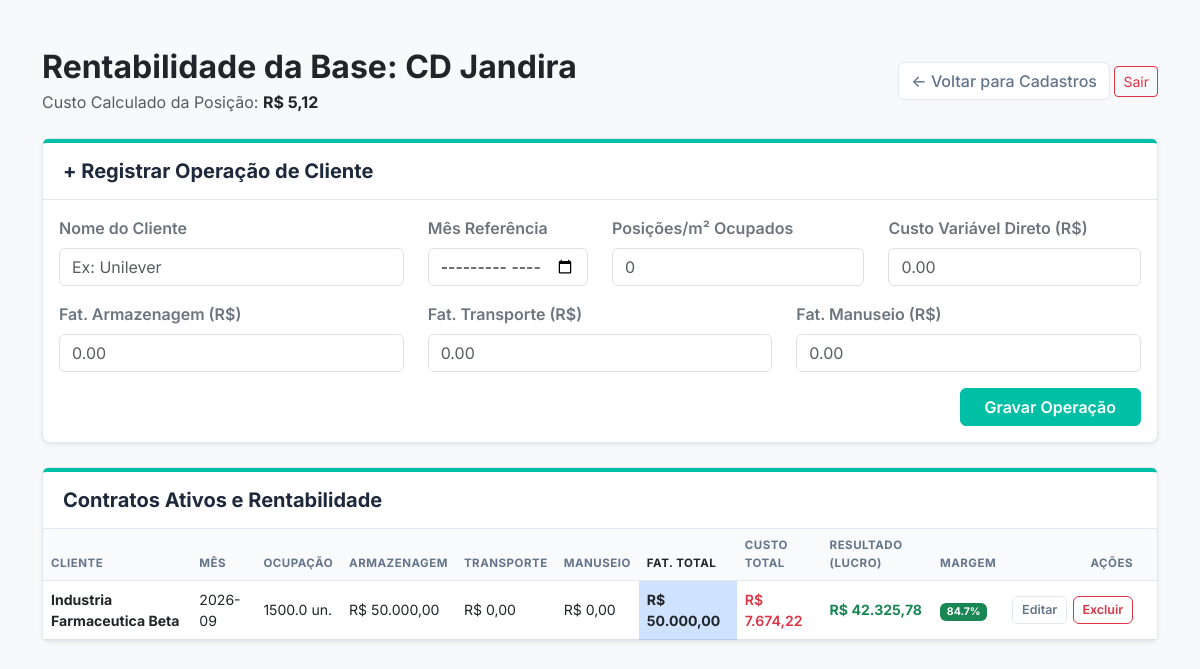
The page /rentabilidade/1 (signed in) on the database its author committed.
### app.py (models this page shows)
class CentroDistribuicao(db.Model):
    id = db.Column(db.Integer, primary_key=True)
    empresa_id = db.Column(db.Integer, db.ForeignKey('empresa.id'), nullable=False)
    nome = db.Column(db.String(100), nullable=False)
    metragem = db.Column(db.Float, nullable=False)
    capacidade_paletes = db.Column(db.Integer, nullable=False)

class OperacaoCliente(db.Model):
    id = db.Column(db.Integer, primary_key=True)
    cd_id = db.Column(db.Integer, db.ForeignKey('centro_distribuicao.id'), nullable=False)
    mes_referencia = db.Column(db.String(7), nullable=False, default="2026-09") # Garantindo a existência da coluna
    cliente_nome = db.Column(db.String(100), nullable=False)
    paletes_ocupados = db.Column(db.Float, nullable=False)
    fat_armazenagem = db.Column(db.Float, default=0.0)
    fat_transporte = db.Column(db.Float, default=0.0)
    fat_manuseio = db.Column(db.Float, default=0.0)
    custo_variavel = db.Column(db.Float, nullable=False)
    @property
    def faturamento(self):
        return self.fat_armazenagem + self.fat_transporte + self.fat_manuseio

### app.py (the view, shortened to what this page needs)
@app.route('/rentabilidade/<int:cd_id>', methods=['GET', 'POST'])
@login_required
@requer_plano('Premium')
def rentabilidade_clientes(cd_id):
    cd_atual = CentroDistribuicao.query.get_or_404(cd_id)
    custos_cd = CustoCD.query.filter_by(cd_id=cd_id).all()
    total_fixo = 0
    total_variavel_cd = 0
    for c in custos_cd:
        if c.tipo_custo == 'Fixo':
            total_fixo += c.valor
        elif c.tipo_custo in ['Variável', 'Variavel']:
            total_variavel_cd += c.valor
    divisor = cd_atual.capacidade_paletes if cd_atual.capacidade_paletes > 0 else cd_atual.metragem
    custo_posicao = (total_fixo + total_variavel_cd) / divisor if divisor > 0 else 0
    operacoes_banco = OperacaoCliente.query.filter_by(cd_id=cd_id).all()
    lista_resultados = [] # Caixa vazia para guardarmos os resultados finais
    for op in operacoes_banco:
        custo_do_cliente = (op.paletes_ocupados * custo_posicao) + op.custo_variavel
        lucro_real = op.faturamento - custo_do_cliente
        margem_percentual = (lucro_real / op.faturamento) * 100 if op.faturamento > 0 else 0
        lista_resultados.append({
            'id': op.id,
            'nome': op.cliente_nome,
            'mes': op.mes_referencia,
            'fat_arm': op.fat_armazenagem,      # GAVETA 1: Receita de Armazenagem
            'fat_trans': op.fat_transporte,    # GAVETA 2: Receita de Frete
            'fat_man': op.fat_manuseio,        # GAVETA 3: Receita de Handling
            'faturamento': op.faturamento,      # GAVETA TOTAL: Soma calculada pela @property
            'paletes': op.paletes_ocupados,
            'custo': custo_do_cliente,
            'lucro': lucro_real,
            'margem': margem_percentual
        })
    return render_template('rentabilidade.html', cd=cd_atual, custo_posicao=custo_posicao, resultados=lista_resultados)

### app.py (called while the page is built)
@app.template_filter('moeda_br')
def formato_moeda_br(valor):
    valor_formatado = f"{valor:,.2f}"
    valor_formatado = valor_formatado.replace(',', 'X').replace('.', ',').replace('X', '.')
    return valor_formatado

### auth.py (called while the page is built, shortened)
def inicializar_auth(app, db, login_manager):
    global UsuarioModel
    class Usuario(UserMixin, db.Model):
        __tablename__ = 'usuario'
        id = db.Column(db.Integer, primary_key=True)
        empresa_id = db.Column(db.Integer, db.ForeignKey('empresa.id'), nullable=False)
        id = db.Column(db.Integer, primary_key=True)
        email = db.Column(db.String(120), unique=True, nullable=False)
        nome = db.Column(db.String(100), nullable=False)
        senha_hash = db.Column(db.String(256), nullable=False)
    UsuarioModel = Usuario
    @login_manager.user_loader
    def carregar_usuario(user_id):
        return UsuarioModel.query.get(int(user_id))
    return UsuarioModel

### templates/rentabilidade.html (shortened to what this page needs)
<!DOCTYPE html>
<html lang="pt-br">
  <head>
    <link
      href="https://cdn.jsdelivr.net/npm/bootstrap@5.3.0/dist/css/bootstrap.min.css"
      rel="stylesheet"
    />
    <link
      rel="stylesheet"
      href="{{ url_for('static', filename='css/style.css') }}"
    />
  </head>
  <body class="bg-light">
    <div class="container mt-5 mb-5">
      <div class="d-flex justify-content-between align-items-center mb-4">
        <div>
          <h2 class="fw-bold text-dark mb-1">
            Rentabilidade da Base: {{ cd.nome }}
          </h2>
          <span class="text-muted"
            >Custo Calculado da Posição:
            <strong class="text-dark"
              >R$ {{ custo_posicao | moeda_br }}</strong
            ></span
          >
        </div>
        <div>
          <a href="/cadastro" class="btn btn-outline-secundaria"
            >← Voltar para Cadastros</a
          >
          <a
            href="{{ url_for('auth.logout') }}"
            class="btn btn-outline-danger btn-sm"
          >
            Sair
          </a>
        </div>
      </div>
      <div class="card shadow-sm mb-4">
        <div class="card-header card-header-clean">
          <h5>+ Registrar Operação de Cliente</h5>
        </div>
        <div class="card-body">
          <form method="POST">
            <div class="row">
              <div class="col-md-4 mb-3">
                <label class="form-label fw-semibold text-secondary"
                  >Nome do Cliente</label
                >
                <input
                  type="text"
                  class="form-control"
                  name="nome_cliente"
                  placeholder="Ex: Unilever"
                  required
                />
              </div>
              <div class="col-md-2 mb-3">
                <label class="form-label fw-semibold text-secondary"
                  >Mês Referência</label
                >
                <input
                  type="month"
                  class="form-control"
                  name="mes_ref"
                  required
                />
              </div>
              <div class="col-md-3 mb-3">
                <label class="form-label fw-semibold text-secondary"
                  >Posições/m² Ocupados</label
                >
                <input
                  type="number"
                  step="0.1"
                  class="form-control"
                  name="paletes_ocupados"
                  placeholder="0"
                  required
                />
              </div>
              <div class="col-md-3 mb-3">
                <label class="form-label fw-semibold text-secondary"
                  >Custo Variável Direto (R$)</label
                >
                <input
                  type="number"
                  step="0.01"
                  class="form-control"
                  name="custo_variavel"
                  placeholder="0.00"
                  required
                />
              </div>
            </div>
            <div class="row">
              <div class="col-md-4 mb-3">
                <label class="form-label fw-semibold text-secondary"
                  >Fat. Armazenagem (R$)</label
                >
                <input
                  type="number"
                  step="0.01"
                  class="form-control"
                  name="fat_armazenagem"
                  placeholder="0.00"
                  required
                />
              </div>
              <div class="col-md-4 mb-3">
                <label class="form-label fw-semibold text-secondary"
                  >Fat. Transporte (R$)</label
                >
                <input
                  type="number"
                  step="0.01"
                  class="form-control"
                  name="fat_transporte"
                  placeholder="0.00"
                  required
                />
              </div>
              <div class="col-md-4 mb-3">
                <label class="form-label fw-semibold text-secondary"
                  >Fat. Manuseio (R$)</label
                >
                <input
                  type="number"
                  step="0.01"
                  class="form-control"
                  name="fat_manuseio"
                  placeholder="0.00"
                  required
                />
              </div>
            </div>
            <div class="d-flex justify-content-end">
              <button type="submit" class="btn btn-empresa px-4">
                Gravar Operação
              </button>
            </div>
          </form>
        </div>
      </div>
      <div class="card shadow-sm">
        <div class="card-header card-header-clean">
          <h5>Contratos Ativos e Rentabilidade</h5>
        </div>
        <div class="card-body p-0">
          <div class="table-responsive">
            <table class="table table-hover align-middle mb-0">
              <thead>
                <tr>
                  <th>Cliente</th>
                  <th>Mês</th>
                  <th>Ocupação</th>
                  <th>Armazenagem</th>
                  <th>Transporte</th>
                  <th>Manuseio</th>
                  <th class="table-primary text-dark">Fat. Total</th>
                  <th>Custo Total</th>
                  <th>Resultado (Lucro)</th>
                  <th>Margem</th>
                  <th class="text-end" style="padding-right: 1.5rem">Ações</th>
                </tr>
              </thead>
              <tbody>
                {% for item in resultados %}
                <tr>
                  <td><strong class="text-dark">{{ item.nome }}</strong></td>
                  <td>{{ item.mes }}</td>
                  <td>{{ item.paletes }} un.</td>
                  <td>R$ {{ item.fat_arm | moeda_br }}</td>
                  <td>R$ {{ item.fat_trans | moeda_br }}</td>
                  <td>R$ {{ item.fat_man | moeda_br }}</td>
                  <td class="table-primary text-dark fw-bold">
                    R$ {{ item.faturamento | moeda_br }}
                  </td>
                  <td class="text-danger fw-semibold">
                    R$ {{ item.custo | moeda_br }}
                  </td>
                  <td
                    class="fw-bold {% if item.lucro >= 0 %}text-success{% else %}text-danger{% endif %}"
                  >
                    R$ {{ item.lucro | moeda_br }}
                  </td>
                  <td>
                    {% if item.margem >= 20 %}
                    <span class="badge bg-success"
                      >{{ "%.1f"|format(item.margem) }}%</span
                    >
                    {% elif item.margem > 0 %}
                    <span class="badge bg-warning text-dark"
                      >{{ "%.1f"|format(item.margem) }}%</span
                    >
                    {% else %}
                    <span class="badge bg-danger"
                      >{{ "%.1f"|format(item.margem) }}%</span
                    >
                    {% endif %}
                  </td>
                  <td class="text-end" style="padding-right: 1.5rem">
                    <div class="acoes-tabela">
                      <a
                        href="{{ url_for('editar_cliente', cliente_id=item.id) }}"
                        class="btn btn-outline-secundaria"
                        >Editar</a
                      >
                      <form
                        action="{{ url_for('excluir_cliente', cliente_id=item.id) }}"
                        method="POST"
                        class="d-inline"
                        onsubmit="return confirm('Deseja realmente excluir esta operação?');"
                      >
                        <button type="submit" class="btn btn-outline-danger">
                          Excluir
                        </button>
                      </form>
                    </div>
                  </td>
                </tr>
                {% endfor %}
              </tbody>
            </table>
          </div>
        </div>
      </div>
    </div>
  </body>
</html>

### static/css/style.css (style rules this page uses)
:root { --cor-primaria: #00bfa5; --cor-primaria-hover: #009688; --cor-grafite-dark: #1e293b; --cor-grafite-muted: #64748b; --cor-cinza-bg: #f8fafc; --cor-borda: #e2e8f0; }
* { font-family: "Inter", -apple-system, BlinkMacSystemFont, sans-serif; }
body { background-color: var(--cor-cinza-bg); color: var(--cor-grafite-dark); }
.card-header-clean { background-color: #ffffff !important; border-top: 4px solid var(--cor-primaria); border-bottom: 1px solid var(--cor-borda); padding: 1rem 1.25rem; }
.card-header-clean h5 { color: var(--cor-grafite-dark); font-weight: 700; margin-bottom: 0; }
.card { border: 1px solid var(--cor-borda); border-radius: 8px; background-color: #ffffff; }
.btn-empresa { background-color: var(--cor-primaria); color: #ffffff; border: 1px solid var(--cor-primaria); font-weight: 600; }
.btn-outline-secundaria { color: var(--cor-grafite-muted); border: 1px solid var(--cor-borda); background-color: #ffffff; font-weight: 500; }
.table { font-size: 0.88rem; }
.table thead th { background-color: #f8fafc; color: var(--cor-grafite-muted); text-transform: uppercase; font-size: 0.72rem; letter-spacing: 0.5px; font-weight: 700; border-bottom: 1px solid var(--cor-borda); }
.acoes-tabela { display: inline-flex; gap: 0.35rem; align-items: center; }
.acoes-tabela .btn { padding: 0.25rem 0.55rem; font-size: 0.78rem; font-weight: 600; }

### rows shown on the page
CentroDistribuicao: nome "CD Jandira"
OperacaoCliente: nome "Industria Farmaceutica Beta", mes "2026-09", paletes "1500.0", fat_arm|moeda_br "50.000,00", fat_trans|moeda_br "0,00", fat_man|moeda_br "0,00", faturamento|moeda_br "50.000,00", custo|moeda_br "7.674,22", lucro|moeda_br "42.325,78", margem "84.7"

### other values the page prints
{{ custo_posicao | moeda_br }} "5,12"
